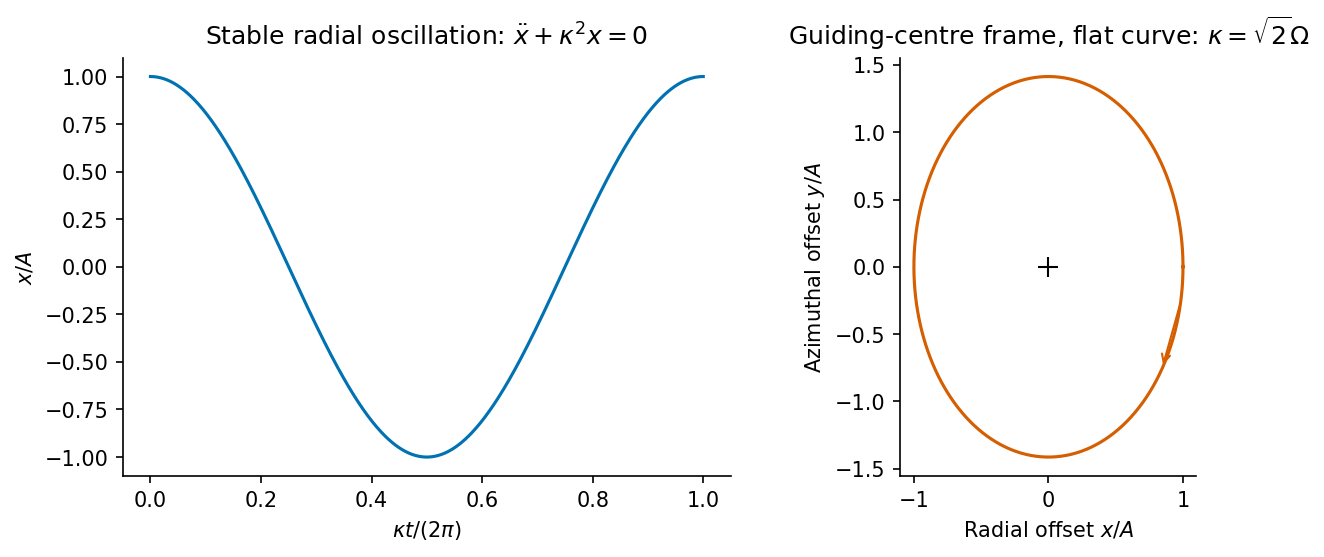

The Python source for this figure:
"""Original explanatory calculation. Save only the PNG basename to the working directory."""
import matplotlib
matplotlib.use("Agg")
import matplotlib.pyplot as plt
import numpy as np
plt.rcParams.update({"font.size":10,"axes.spines.top":False,"axes.spines.right":False})
def finish(fig,name):
    fig.savefig(name+".png",dpi=150,bbox_inches="tight",facecolor="white")
    plt.close(fig)

phi=np.linspace(0,2*np.pi,500)
omega=1.;kappa=np.sqrt(2)*omega
x=np.cos(phi)
y=-2*omega/kappa*np.sin(phi)
fig,axs=plt.subplots(1,2,figsize=(9,3.6),layout="constrained")
axs[0].plot(phi/(2*np.pi),x,color="#0072b2")
axs[0].set(xlabel=r"$\kappa t/(2\pi)$",ylabel=r"$x/A$",title=r"Stable radial oscillation: $\ddot{x}+\kappa^2x=0$")
axs[1].plot(x,y,color="#d55e00")
axs[1].plot(0,0,"+",color="black",ms=10)
axs[1].annotate("",xy=(x[45],y[45]),xytext=(x[15],y[15]),arrowprops={"arrowstyle":"->","color":"#d55e00"})
axs[1].set(xlabel=r"Radial offset $x/A$",ylabel=r"Azimuthal offset $y/A$",title=r"Guiding-centre frame, flat curve: $\kappa=\sqrt{2}\Omega$",aspect="equal")
finish(fig,"paper-1-epicycle")
